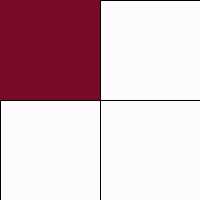
Frame 1 (no input)
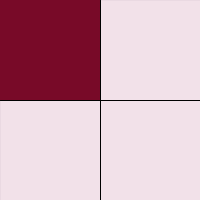
Frame 60 (the mouse pressed at the canvas centre just before this capture)
Frame 120 (the mouse held since frame 60 and released just before this capture): identical to frame 60, image omitted

The Processing sketch that drew these frames (run headless with seeded random() and noise(); from frame 60 on, the mouse is pressed at the canvas centre):

// Processing sketch: processing_60666
// ── processing_60666.pde

int x = 50;
int y = 50;
int w = 100;
int h = 75;
 
void setup() {
  size(200, 200);
  background(255);
}
 
void draw() {
 
  fill(240,220,230,30);
  rect(0,0,200,200);
  stroke(0);
  line(width/2,0,width/2,height);
  line(0,height/2,width,height/2);
   

  if (mouseX <= width/2 && mouseY <= height/2) {
    fill(120,10,40);
    noStroke();
    rect(0,0,100,100);
  }
   if (mouseX > width/2 && mouseY <= height/2) {
    fill(120,10,40);
    noStroke();
    rect(100,0,100,100);
  }
   if (mouseX <= width/2 && mouseY > height/2) {
    fill(120,10,40);
    noStroke();
    rect(0,100,100,100);
  }
   if (mouseX > width/2 && mouseY > height/2) {
    fill(120,10,40);
    noStroke();
    rect(100,100,100,100);
  }
  
  
  
}
